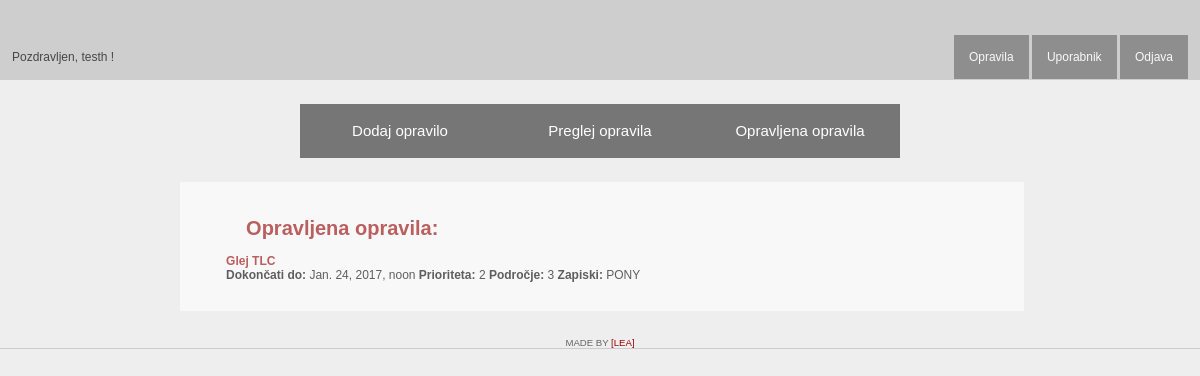
Page /opravljenaOpravila/ (signed in) on the committed database.
### toDo/models.py (models this page shows, shortened)
class Opravilo(models.Model):
	uporabnik = models.ForeignKey(User, on_delete=models.CASCADE)
	ime = models.CharField(max_length=200)
	dueDate = models.DateTimeField(default=datetime.datetime.now)
	prioriteta = models.CharField(max_length=1,choices=PRIORITETA, default=1)
	podrocje = models.CharField(max_length=1, choices=PODROCJE, default=1)
	zapiski = models.CharField(max_length=400, blank = True)
	opravljen = models.BooleanField(default=False)

### toDo/views.py (the view)
# urls.py: url(r'opravljenaOpravila/', views.opravljena_opravila, name ='opravljena_opravila'),
def opravljena_opravila(request):
	if request.user.is_authenticated():
		vsa_opravila = Opravilo.objects.filter(uporabnik=request.user)
		context = {'vsa_opravila': vsa_opravila}
	else:
		context = {'title': "Vpiši se"}
	return render(request, 'toDo/opravljena_opravila.html', context)

### toDo/templates/toDo/opravljena_opravila.html (shortened to what this page needs)
<!DOCTYPE html>
<html lang="en">
<head>
    {% load staticfiles %}
    <link rel="stylesheet" href="{% static 'toDo/css/opravila.css' %}" type="text/css" />
</head>
<body>
	<div id="page">
        <div id="wrap">
            <div id="logo">
                {% if user.is_authenticated %}
					Pozdravljen, {{user}} !
				{%endif%}
            </div>
            <div id="navBar">
                <ul>
                    <li><a href="{% url 'preglej_opravila'%}">Opravila</a></li>
                    <li><a href="{% url 'uporabnik'%}">Uporabnik</a></li>
                    <li><a href="{% url 'index' %}">Odjava</a></li>
                </ul>
            </div>
        </div>
		<div id="navPoOpravilih">
                <ul>
                    <li><a href="{% url 'dodaj_opravilo'%}">Dodaj opravilo</a></li>
                    <li><a href="{% url 'preglej_opravila'%}">Preglej opravila</a></li>
                    <li><a href="{% url 'opravljena_opravila'%}">Opravljena opravila</a></li>
                </ul>
            </div>
        <div class="containerReg">
			<div id="MyTODOlist">
                <h2>Opravljena opravila:</h2>
				<form method='POST' action="{% url 'dodaj_opravilo'%}">{% csrf_token %}
					{%if vsa_opravila%}
					<ul>
						{%for Opravilo in vsa_opravila%}
							{%if Opravilo.opravljen == True %}
						<li><a><b>{{Opravilo.ime}}</b></a><br>
						<p><b>Dokončati do: </b> {{Opravilo.dueDate}} <b>Prioriteta: </b> {{Opravilo.prioriteta}} <b>Področje: </b> {{Opravilo.podrocje}} <b>Zapiski: </b> {{Opravilo.zapiski}}
						<p></li>
							{%endif%}
						{%endfor%}
					</ul>
					{%else%}
						<h3>V seznamu ni opravil.</h3>
					{%endif%}
				</form>
			</div>
		</div>
		<div id="footer">
			<p>
				Made by <a href="/" target="_blank">[Lea]</a>
			</p>
		</div>
	</div>
</body>
</html>

### toDo/static/toDo/css/opravila.css (style rules this page uses)
* { margin:0px; padding: 0px; }
p { line-height: 1em; }
h1, h2, h3, h4 { color: #990000; line-height: 1.1em; margin: 0 0 .5em 0; }
h2 { font-size: 20px; font-family: Century Gothic,CenturyGothic,AppleGothic,sans-serif; font-weight: bold; margin-top:10px; margin-left: 25px; color:#990000; }
a { color: #990000; text-decoration: none; }
body { font-family: Century Gothic,CenturyGothic,AppleGothic,sans-serif; font-size: 12px; line-height: 1.2em; width: 100%; margin:0; background: #eee; }
#page { margin: 0; }
#wrap { background:#c1c1c1; height: 80px; opacity: 0.7; filter: alpha(opacity=70); }
#logo { margin-left: 1%; width: 35%; margin-top: 50px; font-family: Century Gothic,CenturyGothic,AppleGothic,sans-serif; display: inline-block; }
#navBar { margin-right: 1%; margin-top: 50px; width: 60%; display: inline-block; text-align: right; float: right; }
#navBar ul li { display: inline-block; height: 50px; }
#navBar ul li a { text-decoration: none; padding: 15px; background: #666; font-family:Century Gothic,CenturyGothic,AppleGothic,sans-serif; color: white; transition: all 0.3s ease; }
.containerReg { margin-left: 15%; margin-top:2%; background-color: white; padding: 20px; clear: both; opacity: 0.6; filter: alpha(opacity=60); height: auto; overflow: hidden; width: 67%; display: inline-block; }
#navPoOpravilih { width: 600px; text-align: center; background-color: #767676; overflow: auto; margin:auto; margin-top:2%; }
#navPoOpravilih ul li { display: block; }
#navPoOpravilih ul li a { width: 200px; padding: 20px 0; float: left; transition: all 0.3s ease; color: white; font-size: 15px; font-family:Century Gothic,CenturyGothic,AppleGothic,sans-serif; text-decoration:none; }
#MyTODOlist { margin-left: 2%; margin-right: 20px; cursor: pointer; position: relative; padding: 5px; font-size: 12px; transition: 0.2s; font-family: Century Gothic,CenturyGothic,AppleGothic,sans-serif; list-style-type: none; font-weight: none; color:#6a6a6a; }
#MyTODOlist ul li { cursor: pointer; position: relative; padding: 5px; font-size: 12px; transition: 0.2s; font-family: Century Gothic,CenturyGothic,AppleGothic,sans-serif; list-style-type: none; font-weight: none; color:#6a6a6a; }
#MyTODOlist ul li p, #Datumi li p, #PreglejPodrocje li p, #PreglejPrioritete li p { font-size: 12px; font-weight: none; color: black; }
#footer { border-bottom: 1px #ccc solid; margin-bottom: 10px; margin-top: 2%; }
#footer p { text-align: center; text-transform: uppercase; font-size: 80%; color: #666; }

### rows in the picture
Opravilo: ime "Glej TLC", dueDate "Jan. 24, 2017, noon", prioriteta "2", podrocje "3", zapiski "PONY"

### other values in the picture
{{ user }} "testh"
